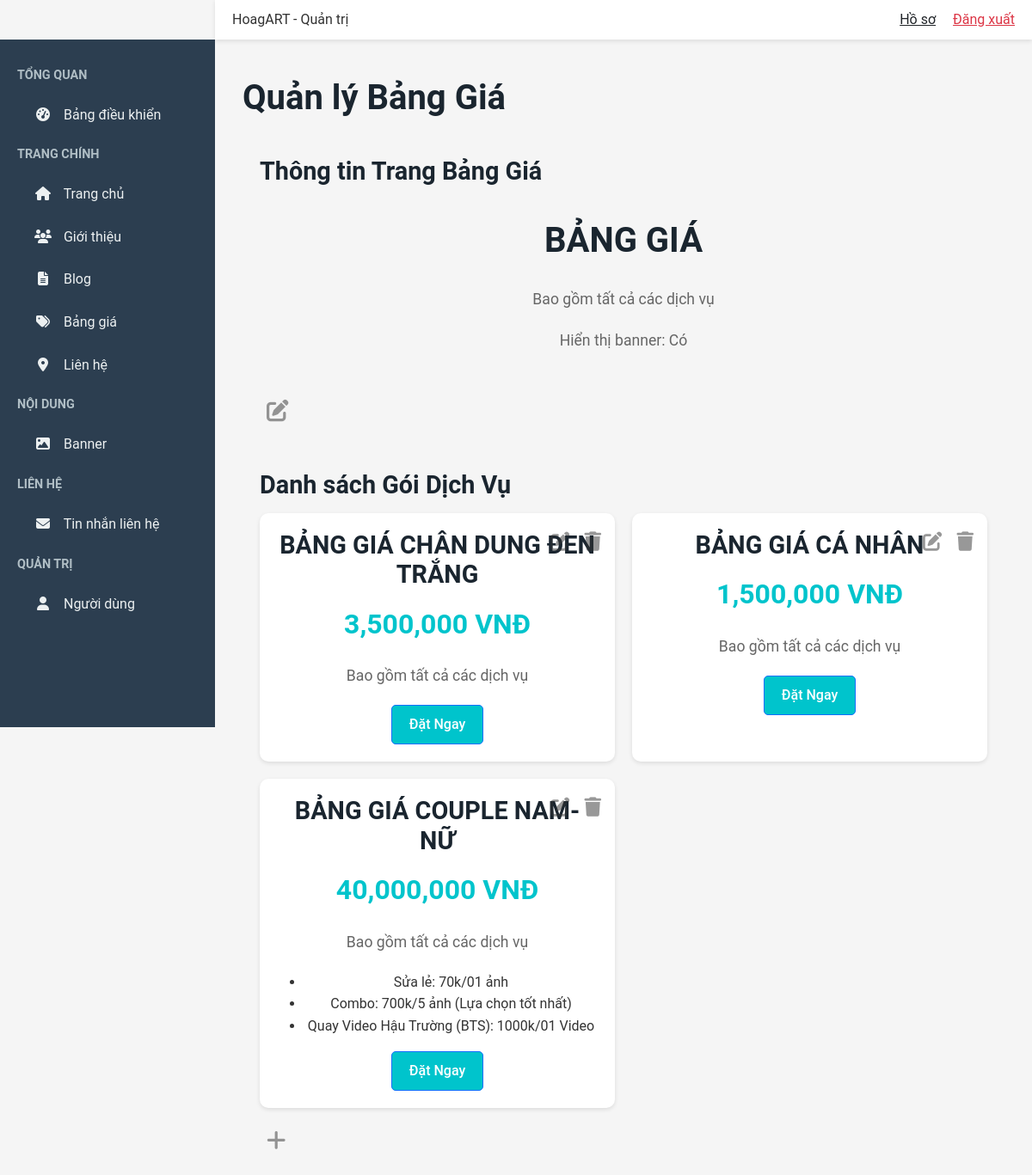
Before: /admin/pricing (signed in) with the older database file.
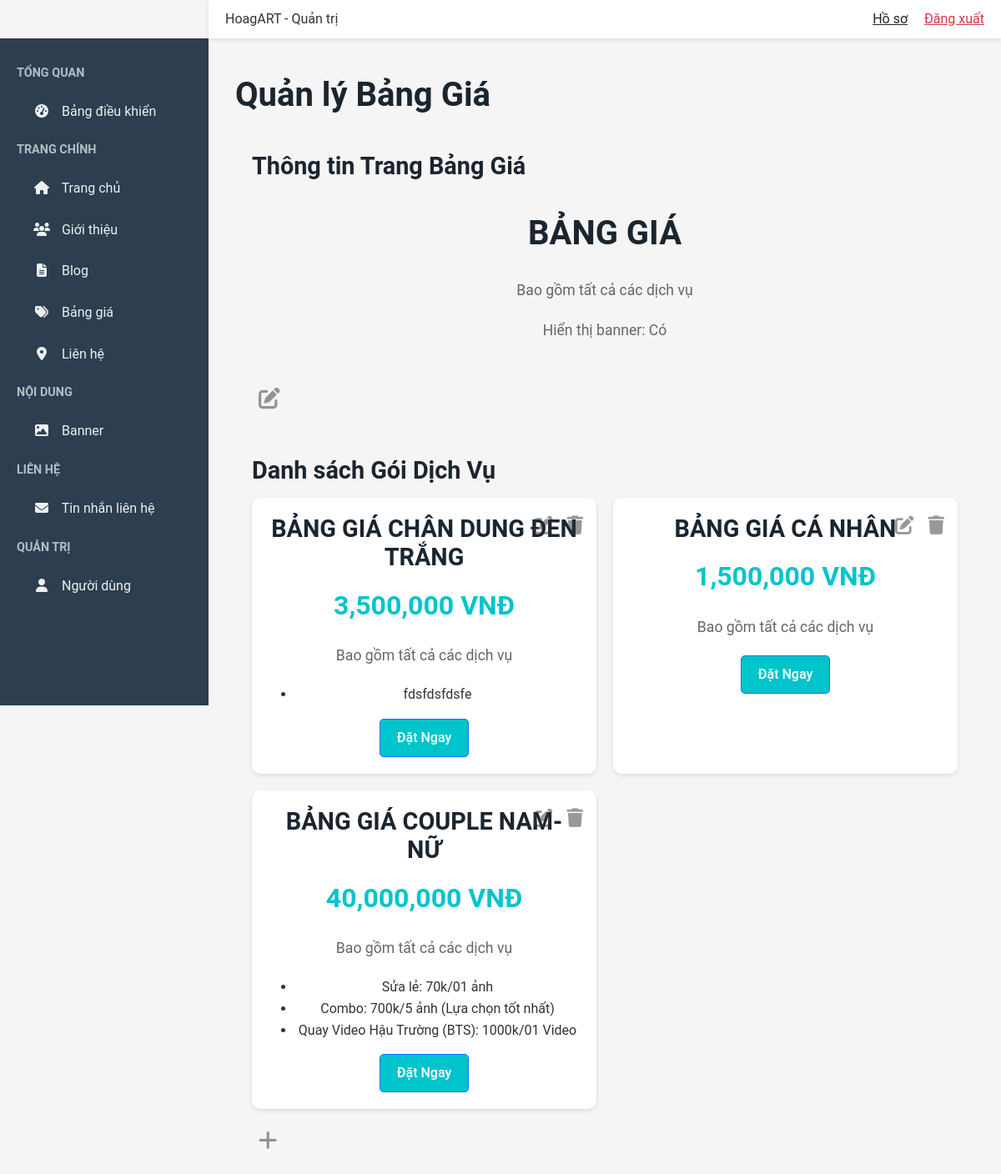
After: the same page with the newer database file.
### app/models/pricing.py (models this page shows)
class Pricing(db.Model):
    id = db.Column(db.Integer, primary_key=True)
    name = db.Column(db.String(100), nullable=False)
    price = db.Column(db.Float, nullable=False)
    description = db.Column(db.Text)
    features = db.Column(db.Text)  # Lưu danh sách tính năng, cách nhau bằng dòng mới
    featured = db.Column(db.Boolean, default=False)  # Gói nổi bật

### app/blueprints/admin/routes.py (the view, shortened to what this page needs)
@admin_bp.route('/pricing', methods=['GET', 'POST'])
@login_required
@admin_required
def manage_pricing():
    logging.debug(f"Request: {request.method} {request.url} Form: {request.form}")
    pricing_page_form = PricingPageForm()
    pricing_form = PricingForm()
    form_name = request.form.get('form_name')
    logging.debug(f"Form submitted: {form_name}")
    pricing_page = PricingPage.query.first()
    pricings = Pricing.query.all()
    if pricing_page:
        pricing_page_form.title.data = pricing_page.title
        pricing_page_form.description.data = pricing_page.description
        pricing_page_form.show_banner.data = pricing_page.show_banner
    return render_template('admin/pricing.html',
                           pricing_page_form=pricing_page_form,
                           pricing_form=pricing_form,
                           pricing_page=pricing_page,
                           pricings=pricings)

### app/blueprints/admin/routes.py (called while the page is built)
def admin_required(f):
    @wraps(f)
    def decorated_function(*args, **kwargs):
        if not current_user.is_authenticated or not current_user.is_admin:
            flash('Bạn không có quyền truy cập trang này.', 'error')
            return redirect(url_for('main.home'))
        return f(*args, **kwargs)
    return decorated_function

### app/templates/admin/pricing.html (shortened to what the changed rows need)
<!DOCTYPE html>
{% extends "admin/base.html" %}  {% block content %}
<link
    rel="stylesheet"
    href="{{ url_for('static', filename='css/style.css') }}"
/>
<link
    rel="stylesheet"
    href="https://cdnjs.cloudflare.com/ajax/libs/font-awesome/6.5.1/css/all.min.css"
/>
<div class="container-fluid">
    <h2 class="my-4">Quản lý Bảng Giá</h2>
    <div class="preview-container">
        <div class="pricing-page-section" id="pricing-page-section">
            <div class="pricing-section">
                <h2 class="view-mode" id="pricingPageTitleView">
                    {{ pricing_page.title if pricing_page else 'Bảng Giá Dịch
                    Vụ' }}
                </h2>
            </div>
        </div>
        <div class="pricing-page-section" id="previewPricings">
            {% if pricings %}
            <div class="pricing-grid">
                {% for pricing in pricings %}
                <div
                    class="pricing-card{% if pricing.featured %} featured{% endif %}"
                    id="pricing_{{ pricing.id }}"
                >
                    <div class="item-actions">
                        <button
                            type="button"
                            onclick="toggleEdit('pricing_{{ pricing.id }}')"
                            title="Sửa"
                        >
                            <i class="fas fa-edit"></i>
                        </button>
                        <button
                            type="button"
                            onclick="deleteItem('pricing', {{ pricing.id }})"
                            title="Xóa"
                        >
                            <i class="fas fa-trash"></i>
                        </button>
                    </div>
                    <h3 class="view-mode" id="pricingNameView_{{ pricing.id }}">
                        {{ pricing.name }}
                    </h3>
                    <p
                        class="price view-mode"
                        id="pricingPriceView_{{ pricing.id }}"
                    >
                        {{ "{:,.0f}".format(pricing.price) }} VNĐ
                    </p>
                    {% if pricing.description %}
                    <p
                        class="view-mode"
                        id="pricingDescriptionView_{{ pricing.id }}"
                    >
                        {{ pricing.description }}
                    </p>
                    {% endif %} {% if pricing.features %}
                    <ul
                        class="view-mode"
                        id="pricingFeaturesView_{{ pricing.id }}"
                    >
                        {% for feature in pricing.features.split('\n') %} {% if
                        feature.strip() %}
                        <li>{{ feature.strip() }}</li>
                        {% endif %} {% endfor %}
                    </ul>
                    {% endif %}
                    <a
                        href="{{ url_for('main.contact') }}"
                        class="btn btn-primary view-mode"
                        >Đặt Ngay</a
                    >
                </div>
                {% endfor %}
            </div>
            {% else %}
            <p class="no-data">
                Chưa có gói dịch vụ nào. Vui lòng thêm gói dịch vụ!
            </p>
            {% endif %}
        </div>
    </div>
</div>
{% endblock %}

Changed rows visible on the page:
now on one of the page's lists (row edited): Pricing: strip "fdsfdsfdsfe"
changed Pricing "BẢNG GIÁ CHÂN DUNG ĐEN TRẮNG": features empty → "fdsfdsfdsfe" (drawn)
